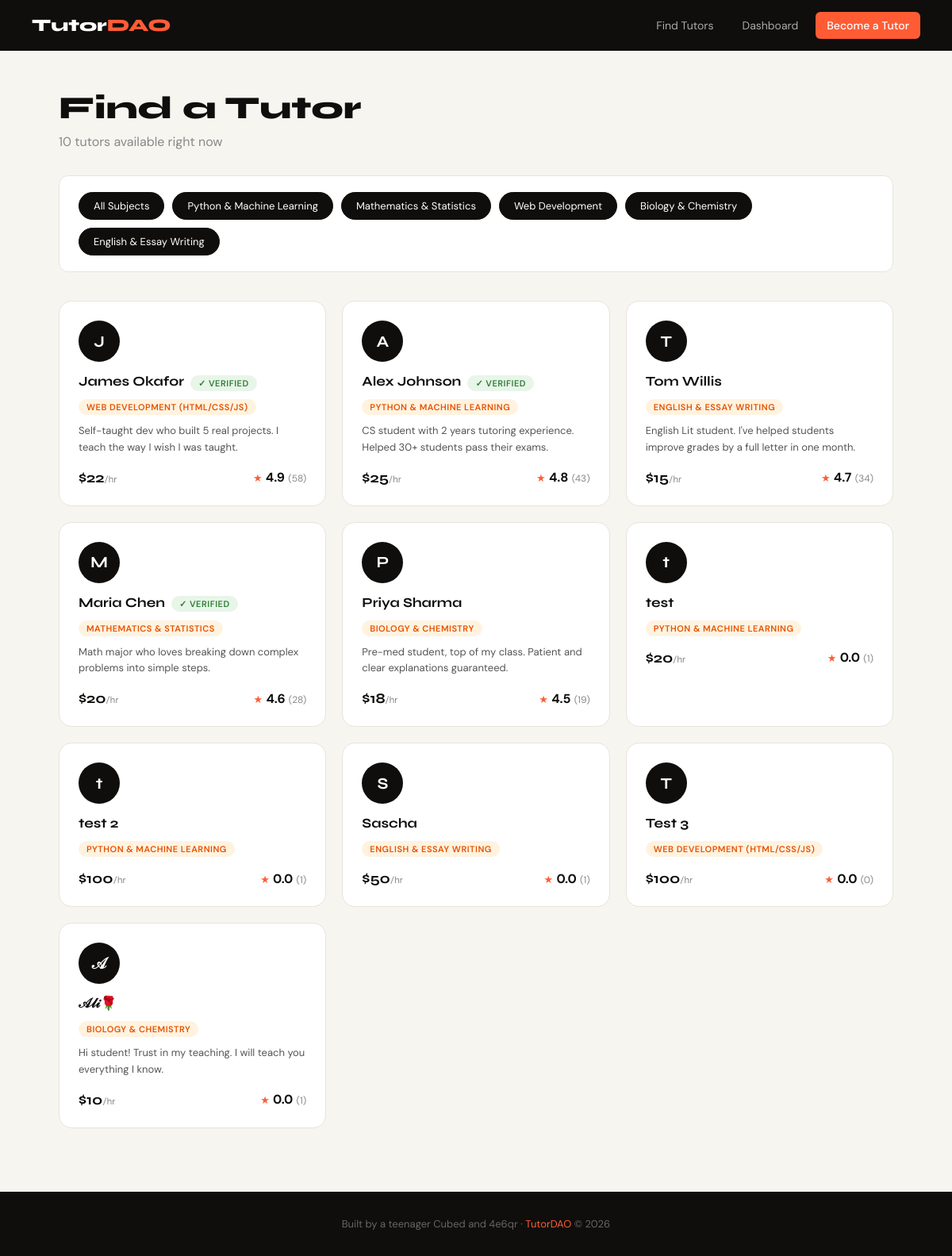
Page /tutors on the earlier database version.
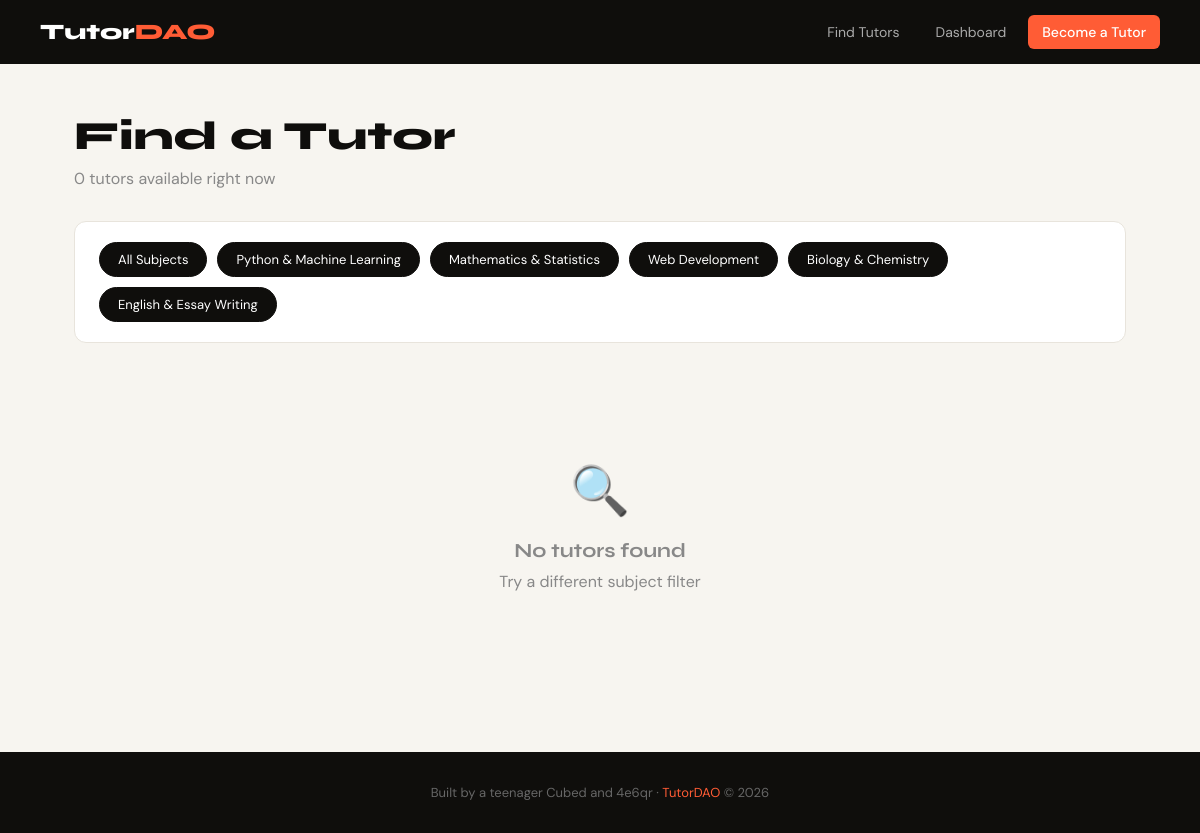
Same page on the later database version.
### tables this page shows
CREATE TABLE tutors (
                id INTEGER PRIMARY KEY AUTOINCREMENT,
                name TEXT NOT NULL,
                email TEXT UNIQUE NOT NULL,
                subject TEXT NOT NULL,
                bio TEXT,
                hourly_rate REAL DEFAULT 20.0,
                rating REAL DEFAULT 0.0,
                total_sessions INTEGER DEFAULT 0,
                verified INTEGER DEFAULT 0,
                created_at TEXT DEFAULT CURRENT_TIMESTAMP
            );

### main.py (the view)
@app.route("/tutors")
def tutors():
    db = get_db()
    subject_filter = request.args.get("subject", "")
    if subject_filter:
        all_tutors = db.execute("SELECT * FROM tutors WHERE subject LIKE ? ORDER BY rating DESC", (f"%{subject_filter}%",)).fetchall()
    else:
        all_tutors = db.execute("SELECT * FROM tutors ORDER BY rating DESC").fetchall()
    subjects = list(SUBJECT_KEYWORDS.keys())
    return render_template("tutors.html", tutors=all_tutors, subjects=subjects, selected=subject_filter)

### main.py (called while the page is built)
def get_db():
    conn = sqlite3.connect(DB)
    conn.row_factory = sqlite3.Row
    return conn

### templates/tutors.html (shortened to what this page needs)
{% extends "base.html" %}
{% block content %}
<div class="container">
  <div class="page-header">
    <h1>Find a Tutor</h1>
    <p style="color:var(--muted);font-size:16px;">{{ tutors|length }} tutors available right now</p>
  </div>
  <div class="filter-bar">
    <a href="/tutors" class="filter-btn {% if not selected %}active{% endif %}">All Subjects</a>
    {% for subject in subjects %}
    <a href="/tutors?subject={{ subject.split('(')[0].strip() }}" class="filter-btn {% if selected in subject %}active{% endif %}">{{ subject.split('(')[0].strip() }}</a>
    {% endfor %}
  </div>
  {% if tutors %}
  <div class="tutor-grid">
    {% for tutor in tutors %}
    <a href="/tutor/{{ tutor.id }}" class="tutor-card">
      <div class="tutor-avatar">{{ tutor.name[0] }}</div>
      <div style="display:flex;gap:8px;align-items:center;flex-wrap:wrap;margin-bottom:6px;">
        <div class="tutor-name">{{ tutor.name }}</div>
        {% if tutor.verified %}<span class="badge badge-verified">✓ Verified</span>{% endif %}
      </div>
      <span class="badge badge-subject">{{ tutor.subject }}</span>
      <div class="tutor-bio">{{ tutor.bio[:100] }}{% if tutor.bio|length > 100 %}...{% endif %}</div>
      <div class="tutor-footer">
        <div class="tutor-rate">${{ "%.0f"|format(tutor.hourly_rate) }}<span style="font-size:12px;font-weight:400;color:var(--muted);">/hr</span></div>
        <div><span class="stars">★</span> <strong>{{ tutor.rating }}</strong> <span style="font-size:12px;color:var(--muted);">({{ tutor.total_sessions }})</span></div>
      </div>
    </a>
    {% endfor %}
  </div>
  {% else %}
  <div style="text-align:center;padding:80px 0;color:var(--muted);">
    <div style="font-size:48px;margin-bottom:16px;">🔍</div>
    <div style="font-family:'Syne',sans-serif;font-size:20px;font-weight:700;margin-bottom:8px;">No tutors found</div>
    <div>Try a different subject filter</div>
  </div>
  {% endif %}
</div>
{% endblock %}

### templates/base.html (shortened to what this page needs)
<!DOCTYPE html>
<html lang="en">
<head>
</head>
<body>
  <nav>
    <a href="/" class="nav-logo">Tutor<span>DAO</span></a>
    <div class="nav-links">
      <a href="/tutors">Find Tutors</a>
      <a href="/dashboard">Dashboard</a>
      <a href="/register-tutor" class="btn-nav">Become a Tutor</a>
    </div>
  </nav>
  {% block content %}{% endblock %}
  <footer>Built by a teenager Cubed and 4e6qr  · <span>TutorDAO</span> © 2026</footer>
</body>
</html>

Differences in the rows shown:
removed tutors: name "J", name "James Okafor", verified "✓ VERIFIED", subject "WEB DEVELOPMENT (HTML/CSS/JS)", bio "Self-taught dev who built 5 real projects. I teach the way I wish I was taught.", hourly_rate "22", rating "4.9", total_sessions "58"
removed tutors: name "A", name "Alex Johnson", verified "✓ VERIFIED", subject "PYTHON & MACHINE LEARNING", bio "CS student with 2 years tutoring experience. Helped 30+ students pass their exams.", hourly_rate "25", rating "4.8", total_sessions "43"
removed tutors: name "T", name "Tom Willis", subject "ENGLISH & ESSAY WRITING", bio "English Lit student. I've helped students improve grades by a full letter in one month.", hourly_rate "15", rating "4.7", total_sessions "34"
removed tutors: name "M", name "Maria Chen", verified "✓ VERIFIED", subject "MATHEMATICS & STATISTICS", bio "Math major who loves breaking down complex problems into simple steps.", hourly_rate "20", rating "4.6", total_sessions "28"
removed tutors: name "P", name "Priya Sharma", subject "BIOLOGY & CHEMISTRY", bio "Pre-med student, top of my class. Patient and clear explanations guaranteed.", hourly_rate "18", rating "4.5", total_sessions "19"
removed tutors: name "t", name "test", subject "PYTHON & MACHINE LEARNING", hourly_rate "20", rating "0.0", total_sessions "1"
removed tutors: name "t", name "test 2", subject "PYTHON & MACHINE LEARNING", hourly_rate "100", rating "0.0", total_sessions "1"
removed tutors: name "S", name "Sascha", subject "ENGLISH & ESSAY WRITING", hourly_rate "50", rating "0.0", total_sessions "1"
removed tutors: name "T", name "Test 3", subject "WEB DEVELOPMENT (HTML/CSS/JS)", hourly_rate "100", rating "0.0", total_sessions "0"
removed tutors: name "𝒜", name "𝒜𝓁𝒾🌹", subject "BIOLOGY & CHEMISTRY", bio "Hi student! Trust in my teaching. I will teach you everything I know.", hourly_rate "10", rating "0.0", total_sessions "1"
Other differences:
{{ tutors|length }}: "10" → "0"
text now shown: "🔍 No tutors found Try a different subject filter"
